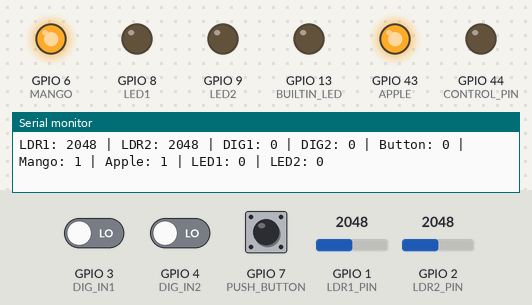
The sketch below on a simulated ESP32-S3. Shown: output pins drawn as LEDs (lit = HIGH), the last lines printed to the serial monitor. Dashed ring = blinking. The test bench sets the inputs (shaded band); at power-on: GPIO 1 (LDR1_PIN) = 2048, GPIO 3 (DIG_IN1) LOW, GPIO 2 (LDR2_PIN) = 2048, GPIO 7 (PUSH_BUTTON) HIGH, GPIO 4 (DIG_IN2) LOW.

Above: at 1.2 s.
1.3 s: GPIO 1 (LDR1_PIN) set to 166
2.8 s: GPIO 1 (LDR1_PIN) set to 134
At 3.8 s:
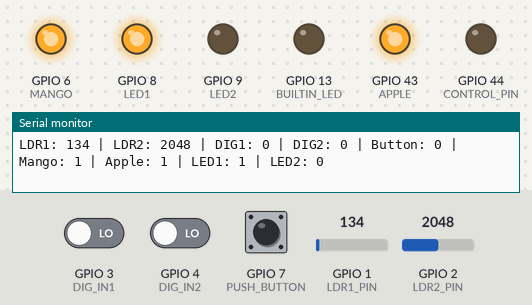
4.4 s: GPIO 3 (DIG_IN1) driven HIGH
At 4.54 s:
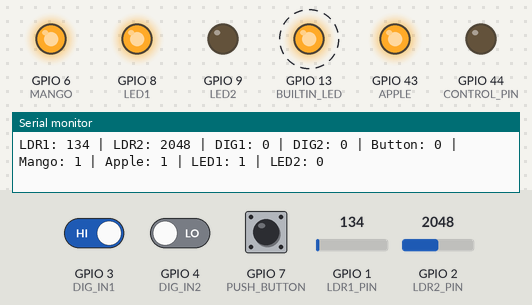
7.4 s: GPIO 2 (LDR2_PIN) set to 165
10.4 s: GPIO 2 (LDR2_PIN) set to 142
At 10.62 s:
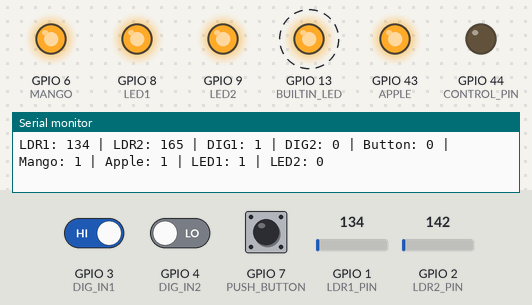
13.4 s: GPIO 7 (PUSH_BUTTON) pulled LOW for 1 s
At 14.52 s:
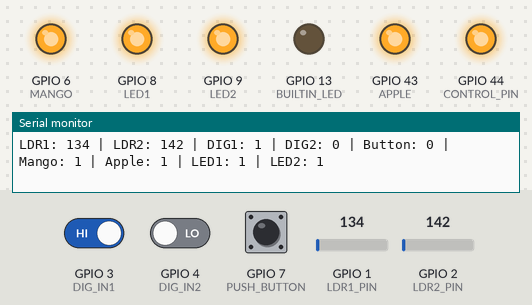
Timing chart, 0 to 17.4 s (numbered marks = the images above; inputs shaded):
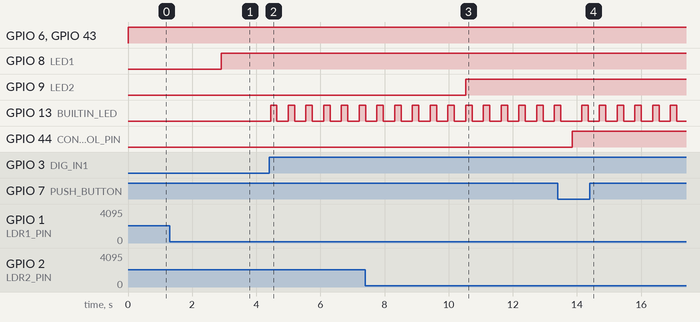

Measured:
- the behaviour switches between 150 and 149 on GPIO 1 (LDR1_PIN) (found by bisection; images 0 and 1)
- the behaviour switches between 150 and 149 on GPIO 2 (LDR2_PIN) (found by bisection; images 2 and 3)
- after the input at 2.8 s, GPIO 8 (LED1): LOW → HIGH after 0.11 s
- after the input at 4.4 s, GPIO 13 (BUILTIN_LED): alternates HIGH for 0.20 s and LOW for 0.35 s, starting at once
- after the input at 10.4 s, GPIO 9 (LED2): LOW → HIGH after 0.13 s
- after the input at 13.4 s, GPIO 44 (CONTROL_PIN): LOW → HIGH after 0.45 s

The sketch:

esp32_XIAO.ino
```cpp
#define LDR1_PIN 1      // LDR Sensor 1 (Analog)
#define LDR2_PIN 2      // LDR Sensor 2 (Analog)
#define DIG_IN1 3       // Digital Input 1
#define DIG_IN2 4       // Digital Input 2
#define PUSH_BUTTON 7   // Push Button (Toggle control pin)
#define CONTROL_PIN 44  // Toggle this pin based on button press
#define MANGO 6         // Output GPIO
#define APPLE 43        // Output GPIO
#define LED1 8          // LED for LDR1 condition
#define LED2 9          // LED for LDR2 condition
#define BUILTIN_LED 13  // ESP32 XIAO S3 built-in LED

bool buttonState = false;  // Track button state
bool lastButtonState = HIGH; // Store last state to detect button press

void setup() {
    Serial.begin(115200);

    pinMode(DIG_IN1, INPUT);
    pinMode(DIG_IN2, INPUT);
    pinMode(PUSH_BUTTON, INPUT_PULLUP); // Internal pull-up enabled
    pinMode(CONTROL_PIN, OUTPUT);
    pinMode(MANGO, OUTPUT);
    pinMode(APPLE, OUTPUT);
    pinMode(LED1, OUTPUT);
    pinMode(LED2, OUTPUT);
    pinMode(BUILTIN_LED, OUTPUT);
}

void loop() {
    // Read LDR sensor values
    int ldr1 = analogRead(LDR1_PIN);
    int ldr2 = analogRead(LDR2_PIN);

    // Read digital inputs
    bool dig1 = digitalRead(DIG_IN1);
    bool dig2 = digitalRead(DIG_IN2);

    // Read push button state
    bool currentButtonState = digitalRead(PUSH_BUTTON);

    // Toggle CONTROL_PIN (GPIO 44) on button press
    if (currentButtonState == LOW && lastButtonState == HIGH) {
        buttonState = !buttonState; // Toggle state
        digitalWrite(CONTROL_PIN, buttonState);
        delay(300); // Debounce delay
    }
    lastButtonState = currentButtonState;

    // Control APPLE (GPIO 43)
    if (dig1 == HIGH && ldr1 > 200) {
        digitalWrite(APPLE, LOW);
    } else {
        digitalWrite(APPLE, HIGH);
    }

    // Control MANGO (GPIO 6)
    if (dig2 == HIGH && ldr2 > 200) {
        digitalWrite(MANGO, LOW);
    } else {
        digitalWrite(MANGO, HIGH);
    }

    // LED on GPIO 8 (LDR1 condition)
    if (ldr1 < 150) {
        digitalWrite(LED1, HIGH);
    } else {
        digitalWrite(LED1, LOW);
    }

    // LED on GPIO 9 (LDR2 condition)
    if (ldr2 < 150) {
        digitalWrite(LED2, HIGH);
    } else {
        digitalWrite(LED2, LOW);
    }

    // Blink BUILTIN LED if DIG1 is HIGH and LDR1 > 150
    if (dig1 == HIGH && ldr1 < 150) {
        digitalWrite(BUILTIN_LED, HIGH);
        delay(200);
        digitalWrite(BUILTIN_LED, LOW);
        delay(200);
    }

    // Blink BUILTIN LED if DIG2 is HIGH and LDR2 > 150
    if (dig2 == HIGH && ldr2 < 150) {
        digitalWrite(BUILTIN_LED, HIGH);
        delay(200);
        digitalWrite(BUILTIN_LED, LOW);
        delay(200);
    }

    // Print values for debugging
    Serial.print("LDR1: "); Serial.print(ldr1);
    Serial.print(" | LDR2: "); Serial.print(ldr2);
    Serial.print(" | DIG1: "); Serial.print(dig1);
    Serial.print(" | DIG2: "); Serial.print(dig2);
    Serial.print(" | Button: "); Serial.print(buttonState);
    Serial.print(" | Mango: "); Serial.print(digitalRead(MANGO));
    Serial.print(" | Apple: "); Serial.print(digitalRead(APPLE));
    Serial.print(" | LED1: "); Serial.print(digitalRead(LED1));
    Serial.print(" | LED2: "); Serial.print(digitalRead(LED2));
    Serial.println();

    delay(150);  // Small delay to stabilize readings
}
```
